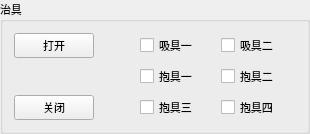
       <widget class="QGroupBox" name="groupBoxPneumatic">
        <property name="minimumSize">
         <size>
          <width>0</width>
          <height>0</height>
         </size>
        </property>
        <property name="maximumSize">
         <size>
          <width>796</width>
          <height>16777215</height>
         </size>
        </property>
        <property name="font">
         <font>
          <family>微软雅黑</family>
          <pointsize>8</pointsize>
          <weight>50</weight>
          <bold>false</bold>
         </font>
        </property>
        <property name="styleSheet">
         <string notr="true"/>
        </property>
        <property name="title">
         <string>治具</string>
        </property>
        <layout class="QGridLayout" name="gridLayout_5">
         <item row="0" column="0">
          <widget class="QPushButton" name="pushButtonON">
           <property name="minimumSize">
            <size>
             <width>75</width>
             <height>25</height>
            </size>
           </property>
           <property name="maximumSize">
            <size>
             <width>150</width>
             <height>25</height>
            </size>
           </property>
           <property name="font">
            <font>
             <family>微软雅黑</family>
             <pointsize>8</pointsize>
             <weight>50</weight>
             <italic>false</italic>
             <bold>false</bold>
            </font>
           </property>
           <property name="text">
            <string>打开</string>
           </property>
          </widget>
         </item>
         <item row="0" column="1">
          <spacer name="horizontalSpacer_2">
           <property name="orientation">
            <enum>Qt::Horizontal</enum>
           </property>
           <property name="sizeHint" stdset="0">
            <size>
             <width>40</width>
             <height>20</height>
            </size>
           </property>
          </spacer>
         </item>
         <item row="0" column="2">
          <widget class="xCheckBox" name="checkBoxJig03">
           <property name="sizePolicy">
            <sizepolicy hsizetype="Expanding" vsizetype="Minimum">
             <horstretch>0</horstretch>
             <verstretch>0</verstretch>
            </sizepolicy>
           </property>
           <property name="minimumSize">
            <size>
             <width>75</width>
             <height>25</height>
            </size>
           </property>
           <property name="maximumSize">
            <size>
             <width>6666</width>
             <height>25</height>
            </size>
           </property>
           <property name="font">
            <font>
             <family>微软雅黑</family>
             <pointsize>8</pointsize>
             <weight>50</weight>
             <italic>false</italic>
             <bold>false</bold>
            </font>
           </property>
           <property name="focusPolicy">
            <enum>Qt::NoFocus</enum>
           </property>
           <property name="text">
            <string>吸具一</string>
           </property>
           <property name="iconSize">
            <size>
             <width>32</width>
             <height>32</height>
            </size>
           </property>
          </widget>
         </item>
         <item row="1" column="3">
          <widget class="xCheckBox" name="checkBoxJig06">
           <property name="sizePolicy">
            <sizepolicy hsizetype="Expanding" vsizetype="Minimum">
             <horstretch>0</horstretch>
             <verstretch>0</verstretch>
            </sizepolicy>
           </property>
           <property name="minimumSize">
            <size>
             <width>75</width>
             <height>25</height>
            </size>
           </property>
           <property name="maximumSize">
            <size>
             <width>6666</width>
             <height>25</height>
            </size>
           </property>
           <property name="font">
            <font>
             <family>微软雅黑</family>
             <pointsize>8</pointsize>
             <weight>50</weight>
             <italic>false</italic>
             <bold>false</bold>
            </font>
           </property>
           <property name="focusPolicy">
            <enum>Qt::NoFocus</enum>
           </property>
           <property name="text">
            <string>抱具二</string>
           </property>
           <property name="iconSize">
            <size>
             <width>32</width>
             <height>32</height>
            </size>
           </property>
          </widget>
         </item>
         <item row="1" column="2">
          <widget class="xCheckBox" name="checkBoxJig05">
           <property name="sizePolicy">
            <sizepolicy hsizetype="Expanding" vsizetype="Minimum">
             <horstretch>0</horstretch>
             <verstretch>0</verstretch>
            </sizepolicy>
           </property>
           <property name="minimumSize">
            <size>
             <width>75</width>
             <height>25</height>
            </size>
           </property>
           <property name="maximumSize">
            <size>
             <width>6666</width>
             <height>25</height>
            </size>
           </property>
           <property name="font">
            <font>
             <family>微软雅黑</family>
             <pointsize>8</pointsize>
             <weight>50</weight>
             <italic>false</italic>
             <bold>false</bold>
            </font>
           </property>
           <property name="focusPolicy">
            <enum>Qt::NoFocus</enum>
           </property>
           <property name="text">
            <string>抱具一</string>
           </property>
           <property name="iconSize">
            <size>
             <width>32</width>
             <height>32</height>
            </size>
           </property>
          </widget>
         </item>
         <item row="0" column="3">
          <widget class="xCheckBox" name="checkBoxJig04">
           <property name="sizePolicy">
            <sizepolicy hsizetype="Expanding" vsizetype="Minimum">
             <horstretch>0</horstretch>
             <verstretch>0</verstretch>
            </sizepolicy>
           </property>
           <property name="minimumSize">
            <size>
             <width>75</width>
             <height>25</height>
            </size>
           </property>
           <property name="maximumSize">
            <size>
             <width>6666</width>
             <height>25</height>
            </size>
           </property>
           <property name="font">
            <font>
             <family>微软雅黑</family>
             <pointsize>8</pointsize>
             <weight>50</weight>
             <italic>false</italic>
             <bold>false</bold>
            </font>
           </property>
           <property name="focusPolicy">
            <enum>Qt::NoFocus</enum>
           </property>
           <property name="text">
            <string>吸具二</string>
           </property>
           <property name="iconSize">
            <size>
             <width>32</width>
             <height>32</height>
            </size>
           </property>
          </widget>
         </item>
         <item row="2" column="2">
          <widget class="xCheckBox" name="checkBoxJig07">
           <property name="sizePolicy">
            <sizepolicy hsizetype="Expanding" vsizetype="Minimum">
             <horstretch>0</horstretch>
             <verstretch>0</verstretch>
            </sizepolicy>
           </property>
           <property name="minimumSize">
            <size>
             <width>75</width>
             <height>25</height>
            </size>
           </property>
           <property name="maximumSize">
            <size>
             <width>6666</width>
             <height>25</height>
            </size>
           </property>
           <property name="font">
            <font>
             <family>微软雅黑</family>
             <pointsize>8</pointsize>
             <weight>50</weight>
             <italic>false</italic>
             <bold>false</bold>
            </font>
           </property>
           <property name="focusPolicy">
            <enum>Qt::NoFocus</enum>
           </property>
           <property name="text">
            <string>抱具三</string>
           </property>
           <property name="iconSize">
            <size>
             <width>32</width>
             <height>32</height>
            </size>
           </property>
          </widget>
         </item>
         <item row="2" column="3">
          <widget class="xCheckBox" name="checkBoxJig08">
           <property name="sizePolicy">
            <sizepolicy hsizetype="Expanding" vsizetype="Minimum">
             <horstretch>0</horstretch>
             <verstretch>0</verstretch>
            </sizepolicy>
           </property>
           <property name="minimumSize">
            <size>
             <width>75</width>
             <height>25</height>
            </size>
           </property>
           <property name="maximumSize">
            <size>
             <width>6666</width>
             <height>25</height>
            </size>
           </property>
           <property name="font">
            <font>
             <family>微软雅黑</family>
             <pointsize>8</pointsize>
             <weight>50</weight>
             <italic>false</italic>
             <bold>false</bold>
            </font>
           </property>
           <property name="focusPolicy">
            <enum>Qt::NoFocus</enum>
           </property>
           <property name="text">
            <string>抱具四</string>
           </property>
           <property name="iconSize">
            <size>
             <width>32</width>
             <height>32</height>
            </size>
           </property>
          </widget>
         </item>
         <item row="2" column="0">
          <widget class="QPushButton" name="pushButtonOFF">
           <property name="minimumSize">
            <size>
             <width>75</width>
             <height>25</height>
            </size>
           </property>
           <property name="maximumSize">
            <size>
             <width>150</width>
             <height>25</height>
            </size>
           </property>
           <property name="font">
            <font>
             <family>微软雅黑</family>
             <pointsize>8</pointsize>
             <weight>50</weight>
             <italic>false</italic>
             <bold>false</bold>
            </font>
           </property>
           <property name="text">
            <string>关闭</string>
           </property>
          </widget>
         </item>
        </layout>
       </widget>
